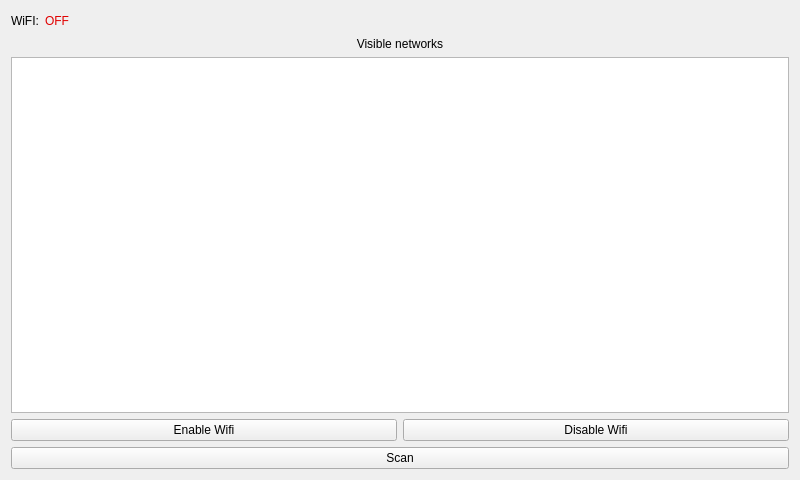
<?xml version="1.0" encoding="UTF-8"?>
<ui version="4.0">
 <class>Widget</class>
 <widget class="QWidget" name="Widget">
  <property name="geometry">
   <rect>
    <x>0</x>
    <y>0</y>
    <width>800</width>
    <height>480</height>
   </rect>
  </property>
  <property name="windowTitle">
   <string>Widget</string>
  </property>
  <layout class="QVBoxLayout" name="verticalLayout">
   <item>
    <layout class="QHBoxLayout" name="horizontalLayout_2">
     <item>
      <widget class="QLabel" name="wifiStateTitle">
       <property name="font">
        <font>
         <weight>50</weight>
         <bold>false</bold>
        </font>
       </property>
       <property name="text">
        <string>WiFI:</string>
       </property>
      </widget>
     </item>
     <item>
      <widget class="QLabel" name="wifiStateValue">
       <property name="palette">
        <palette>
         <active>
          <colorrole role="WindowText">
           <brush brushstyle="SolidPattern">
            <color alpha="255">
             <red>224</red>
             <green>0</green>
             <blue>0</blue>
            </color>
           </brush>
          </colorrole>
         </active>
         <inactive>
          <colorrole role="WindowText">
           <brush brushstyle="SolidPattern">
            <color alpha="255">
             <red>224</red>
             <green>0</green>
             <blue>0</blue>
            </color>
           </brush>
          </colorrole>
         </inactive>
         <disabled>
          <colorrole role="WindowText">
           <brush brushstyle="SolidPattern">
            <color alpha="255">
             <red>190</red>
             <green>190</green>
             <blue>190</blue>
            </color>
           </brush>
          </colorrole>
         </disabled>
        </palette>
       </property>
       <property name="font">
        <font>
         <weight>50</weight>
         <bold>false</bold>
        </font>
       </property>
       <property name="text">
        <string>OFF</string>
       </property>
      </widget>
     </item>
     <item>
      <spacer name="horizontalSpacer">
       <property name="orientation">
        <enum>Qt::Horizontal</enum>
       </property>
       <property name="sizeHint" stdset="0">
        <size>
         <width>40</width>
         <height>20</height>
        </size>
       </property>
      </spacer>
     </item>
    </layout>
   </item>
   <item>
    <widget class="QLabel" name="label">
     <property name="text">
      <string>Visible networks</string>
     </property>
     <property name="alignment">
      <set>Qt::AlignCenter</set>
     </property>
    </widget>
   </item>
   <item>
    <widget class="QListWidget" name="listWidget"/>
   </item>
   <item>
    <layout class="QHBoxLayout" name="horizontalLayout">
     <item>
      <widget class="QPushButton" name="enableWifiButton">
       <property name="focusPolicy">
        <enum>Qt::NoFocus</enum>
       </property>
       <property name="text">
        <string>Enable Wifi</string>
       </property>
      </widget>
     </item>
     <item>
      <widget class="QPushButton" name="disableWifiButton">
       <property name="focusPolicy">
        <enum>Qt::NoFocus</enum>
       </property>
       <property name="text">
        <string>Disable Wifi</string>
       </property>
      </widget>
     </item>
    </layout>
   </item>
   <item>
    <widget class="QPushButton" name="scanWifiButton">
     <property name="focusPolicy">
      <enum>Qt::NoFocus</enum>
     </property>
     <property name="text">
      <string>Scan</string>
     </property>
    </widget>
   </item>
  </layout>
 </widget>
 <layoutdefault spacing="6" margin="11"/>
 <resources/>
 <connections/>
</ui>
